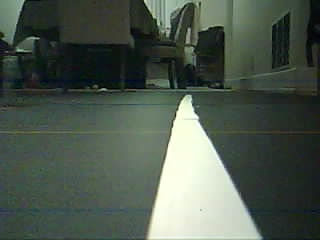
#> input picture data/image0.jpg, 320 x 240 px, given in place of stream, which was not available
$ python method1.py
#> lines starting #> are read from the running program, lines starting #| are printed output that depends on the picture; after the words box and inside, x2 and y2 are one past the last pixel; in counts of white or black regions, pixels touching at a corner belong together; pictures that were not available may be replaced by others from this repository, and a replacement may not be noted
import cv2
import numpy as np

url = 'http://192.168.1.164/stream'  # home

cap = cv2.VideoCapture(url)

# Motor control setup (stub functions to be replaced with actual motor control logic)
def set_motor_speeds(left_speed, right_speed, cx):
    print(f"cx: {cx}")
    print(f"Left Speed: {left_speed}, Right Speed: {right_speed}")

# Main loop
while True:
    ret, frame = cap.read()
#> frame is the input picture: shape (240, 320, 3); mean B, G, R 77.6, 88.3, 77.1
    if not ret:
        break

    frame = cv2.flip(frame, -1)
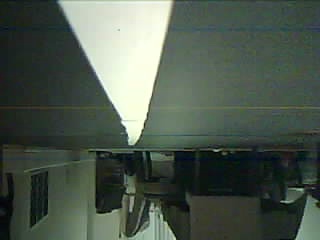
#> frame: shape (240, 320, 3); mean B, G, R 77.6, 88.3, 77.1
    # Convert to grayscale and blur
    gray = cv2.cvtColor(frame, cv2.COLOR_BGR2GRAY)
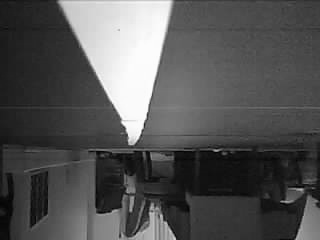
#> gray: shape (240, 320); min 1, max 253, mean 83.7
    # blurred = cv2.GaussianBlur(gray, (7, 7), 0)

    # Threshold the image
    _, thresholded = cv2.threshold(gray, 70, 255, cv2.THRESH_BINARY)
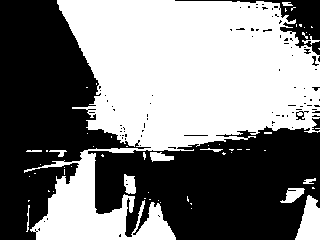
#> thresholded: shape (240, 320); 49.8% white; 59 white regions (47 under 20 px), largest, box (x1, y1, x2, y2) and area: (24, 0, 320, 240) 36483, (295, 195, 320, 240) 752, (280, 188, 305, 203) 208

    # Convert the binary thresholded image to a BGR image so we can draw colored elements on it
    colored_thresholded = cv2.cvtColor(thresholded, cv2.COLOR_GRAY2BGR)
#> colored_thresholded: shape (240, 320, 3); 49.8% white; 59 white regions (47 under 20 px)

    # Find contours
    # contours, hierachy = cv2.findContours(thresholded, cv2.RETR_EXTERNAL, cv2.CHAIN_APPROX_SIMPLE)

    contours, hierachy = cv2.findContours(thresholded, 1, cv2.CHAIN_APPROX_NONE)
#> contours = 152 contours, 138 with area under 20; largest, box (x1, y1, x2, y2) and area: (24, 0, 320, 240) 35853, (295, 195, 320, 240) 692, (280, 188, 305, 203) 185, (124, 174, 136, 194) 162, (150, 152, 174, 162) 132

    cv2.drawContours(frame, contours, -1, (0,255,0), 2)
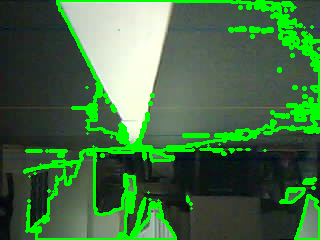
#> frame: shape (240, 320, 3); 13.37% of pixels changed, all inside (x1, y1, x2, y2) = (23, 0, 320, 240)
    # Draw contours on the colored thresholded image

    if contours:
        # Find the largest contour and its center
        c = max(contours, key=cv2.contourArea)
#> c = contour of 2062 points, box (x1, y1, x2, y2) (24, 0, 320, 240), area 35853
        M = cv2.moments(c)
#> M = moments, m00 35853, centre m10/m00, m01/m00 = (177.5, 90.72)
        if M["m00"] != 0:
            cx = int(M["m10"] / M["m00"])
#> cx = 177
            cy = int(M["m01"] / M["m00"])
#> cy = 90

            # Display the center
            cv2.circle(colored_thresholded, (cx, cy), 5, (0, 255, 0), -1)  # Green color for visibility
#> colored_thresholded: shape (240, 320, 3); mean B, G, R 126.8, 127.1, 126.8

        # Compute deviation from the center of the frame
        deviation = cx - (320 // 2)
#> deviation = 17
        speed_base = 100
        speed_max = 180
        adjustment_factor = 0.5
        cv2.drawContours(colored_thresholded, c, -1, (0, 0, 255), 2)  # Red color for visibility
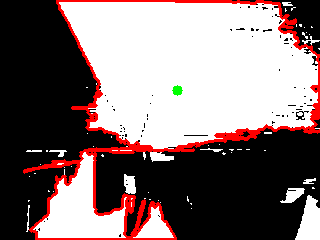
#> colored_thresholded: shape (240, 320, 3); mean B, G, R 115.2, 115.5, 132.5

        # Adjust motor speeds based on deviation
        left_speed = min(speed_base + (deviation * adjustment_factor), speed_max)
#> left_speed = 108.5
        right_speed = min(speed_base - (deviation * adjustment_factor), speed_max)
#> right_speed = 91.5

        # Set motor speeds
        set_motor_speeds(left_speed, right_speed, deviation)
#| cx: 17
#| Left Speed: 108.5, Right Speed: 91.5

    # Show the frame
    cv2.imshow("Thresholded", colored_thresholded)

    cv2.imshow("frame", frame)
    # cv2.imshow("threshold", colored_thresholded)

    if cv2.waitKey(3) & 0xFF == ord('q'):
#> (key q is pressed here)
        break

# Cleanup
cap.release()
cv2.destroyAllWindows()
